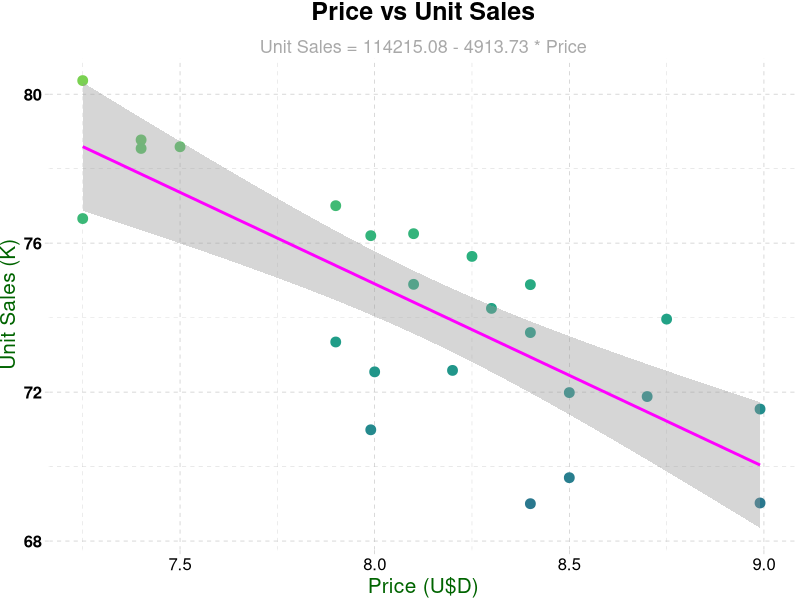

Reproduce this figure in R.
##### Import Packages ---------------------------------------------------------

require(dplyr)
require(stringr)
require(ggplot2)
require(ggthemes)

##### Loading Data ------------------------------------------------------------

df <- read.csv(file = "./data/ToySales.csv", header = T)

names(df) <- c("Month", "UnitSales", "Price", "AdExp", "PromExp")

df$UnitSales <- df$UnitSales / 1000

# Simple Linear Regression Model ------------------------------------------
fit <- lm(data = df,
            formula = 
                    UnitSales ~ Price
                    )
sumfit <- summary(fit)


# Scatterplot with Regression Line -------------------------------------------------------------


plot <- 
        ggplot(data = df, mapping = aes(x = Price, y = UnitSales, col = UnitSales)) +
        geom_point(size = 3) +
        geom_smooth(method = "lm", formula = y ~ x, se = T, color = "magenta") +
        coord_cartesian(xlim = c(7.25, 9)) +
        labs(
                title = "Price vs Unit Sales",
                subtitle = "Unit Sales = 114215.08 - 4913.73 * Price",
                x = "Price (U$D)",
                y = "Unit Sales (K)"
        ) +
        theme_pander() +
        theme(
                plot.title = element_text(size = 18, face = "bold", hjust = 0.5),
                plot.subtitle = element_text(size = 13, colour = "darkgray", hjust = 0.5, vjust = -0.6),
                axis.title.x = element_text(size = 15, colour = "darkgreen"),
                axis.title.y = element_text(size = 15, colour = "darkgreen"),
                axis.text.x = element_text(size = 12),
                axis.text.y = element_text(size = 12, face = "bold")
        ) +
        scale_color_viridis_c(option = "viridis", begin = 0.4, end = 0.8) +
        guides(col = "none") 
plot
